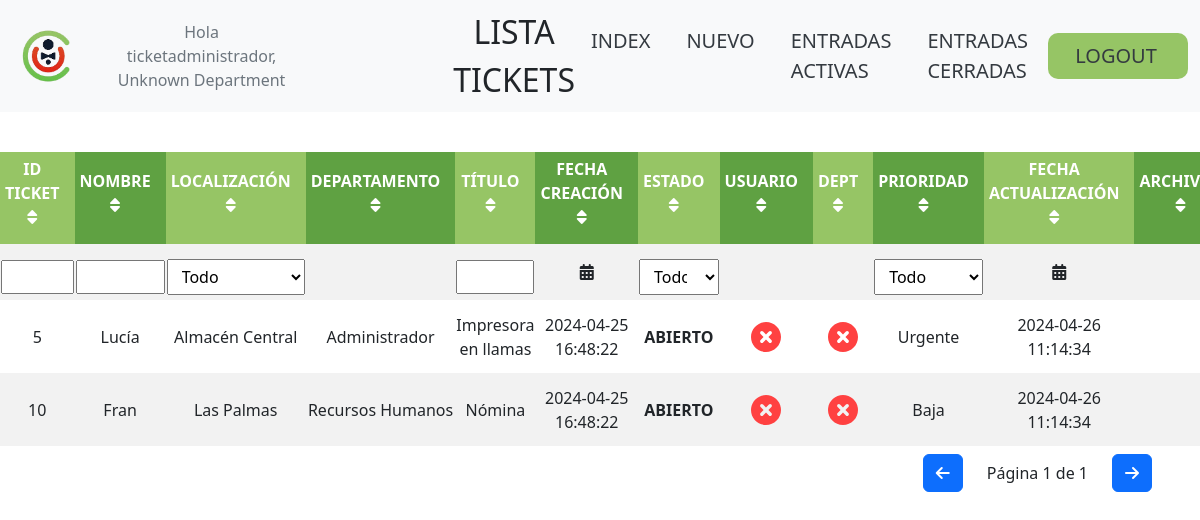
/ (signed in), run on the app's committed database.
### tables this page shows
CREATE TABLE tickets (
    id_ticket INT AUTO_INCREMENT PRIMARY KEY,
    id_departamento INT NOT NULL,
    titulo varchar(32) NOT NULL,
    nombre varchar(32) NOT NULL,
    localizacion varchar(32) NOT NULL,
    prioridad varchar(32) NOT NULL,
    descripcion varchar(256),
    categoria varchar(32) NOT NULL,
    estado varchar(32) NOT NULL,
    check_usuario tinyint(1) NOT NULL,
    check_dept tinyint(1) NOT NULL,
    fecha_creacion DATETIME NOT NULL,
    fecha_actualizacion DATETIME NOT NULL,
    oculto tinyint(1) NOT NULL DEFAULT 0,
    leido_localizacion tinyint(1) NOT NULL DEFAULT 0,
    leido_departamento tinyint(1) NOT NULL DEFAULT 0,
    CONSTRAINT fk_id_departamento FOREIGN KEY (id_departamento) REFERENCES departamentos(id_departamento) ON DELETE CASCADE
);

CREATE TABLE departamentos (
    id_departamento INT AUTO_INCREMENT PRIMARY KEY,
    nombre_departamento varchar(32) NOT NULL
);

### includes/tickets.php (the view, shortened to what this page needs)
<?php
$result = $conn->query($sql);
if ($result->num_rows > 0) {
    echo "<div class='table-responsive'>";
    echo "<table id='myTable'>";
    echo "<thead>";
    echo "<tr>";
    echo "<th class='sort-by'>
            <a href='#' data-column='0' class='hover-me'>ID Ticket <i class='fas fa-sort'></i></a>
            <div class='tooltip'>Ordenar por ID Ticket</div>
          </th>";
    echo "<th class='sort-by'>
            <a href='#' data-column='1' class='hover-me'>Nombre <i class='fas fa-sort'></i></a>
            <div class='tooltip'>Ordenar por Nombre</div>
          </th>";
    echo "<th class='sort-by'>
            <a href='#' data-column='2' class='hover-me'>Localización <i class='fas fa-sort'></i></a>
            <div class='tooltip'>Ordenar por Localización</div>
          </th>";
    echo "<th class='sort-by'>
            <a href='#' data-column='3' class='hover-me'>Departamento <i class='fas fa-sort'></i></a>
            <div class='tooltip'>Ordenar por Departamento</div>
          </th>";
    echo "<th class='sort-by'>
            <a href='#' data-column='4' class='hover-me'>Título <i class='fas fa-sort'></i></a>
            <div class='tooltip'>Ordenar por Título</div>
          </th>";
    echo "<th class='sort-by'>
            <a href='#' data-column='5' class='hover-me'>Fecha Creación <i class='fas fa-sort'></i></a>
            <div class='tooltip'>Ordenar por Fecha Creación</div>
          </th>";
    echo "<th class='sort-by'>
            <a href='#' data-column='6' class='hover-me'>Estado <i class='fas fa-sort'></i></a>
            <div class='tooltip'>Ordenar por Estado</div>
          </th>";
    echo "<th class='sort-by'>
            <a href='#' data-column='7'>Usuario <i class='fas fa-sort'></i></a>
          </th>";
    echo "<th class='sort-by'>
            <a href='#' data-column='8'>Dept <i class='fas fa-sort'></i></a>
          </th>";
    echo "<th class='sort-by'>
            <a href='#' data-column='9' class='hover-me'>Prioridad <i class='fas fa-sort'></i></a>
            <div class='tooltip'>Ordenar por Prioridad</div>
          </th>";
    echo "<th class='sort-by'>
            <a href='#' data-column='10' class='hover-me'>Fecha Actualización <i class='fas fa-sort'></i></a>
            <div class='tooltip'>Ordenar por Fecha Actualización</div>
          </th>";
    echo "<th class='sort-by'>
            <a href='#' data-column='11'>Archivos <i class='fas fa-sort'></i></a>
          </th>";
    echo "</tr>";
    echo "<tr>";
    echo "<td><input type='text' class='filter-input' data-column='0'></td>";
    echo "<td><input type='text' class='filter-input' data-column='1'></td>";
    if (isset($_SESSION['loggedin'])) {
        echo "<td><select class='filter-select' data-column='2'>
                <option value=''>Todo</option>
                <option value='Almacén Central'>Almacén Central</option>
                <option value='Las Palmas'>Las Palmas</option>
                <option value='S. Fernando'>S. Fernando</option>
                <option value='S/C Tenerife'>S/C Tenerife</option>
                <option value='Americas'>Americas</option>
                <option value='Pto. Rosario'>Pto. Rosario</option>
                <option value='Pto. Cruz'>Pto. Cruz</option>
                <option value='Lanzarote'>Lanzarote</option>
                <option value='Cristianos'>Cristianos</option>
                <option value='La Laguna'>La Laguna</option>
                <option value='Morro Jable'>Morro Jable</option>
                <option value='Galdar'>Galdar</option>
                <option value='M. Larache'>M. Larache</option>
                <option value='Vecindario'>Vecindario</option>
                <option value='LEOS'>LEOS</option>
                <option value='Travieso'>Travieso</option>
                <option value='Telde'>Telde</option>
                <option value='La Palma'>La Palma</option>
                <option value='Arguineguín'>Arguineguín</option>
                <option value='Jinamar'>Jinamar</option>
                </select></td>";
    } else {
        echo "<td></td>";
    }
    if (isset($_SESSION['loggedin'])) {
        echo "<td></td>";
    }
    echo "<td><input type='text' class='filter-input' data-column='4'></td>";
    echo '<td>';
    echo '<div class="date-inputs-container">';
    echo '<i class="fas fa-calendar-alt date-filter-icon" onclick="toggleDateInputs(this)"></i>';
    echo '</div>';
    echo '</td>';
    echo "<td><select class='filter-select' data-column='6'>
                  <option value=''>Todo</option>
                  <option value='Abierto'>Abierto</option>
                  <option value='En Progreso'>En Progreso</option>
                  <option value='En Espera'>En Espera</option>
              </select></td>";
    echo "<td></td>";
    echo "<td></td>";
    echo "<td><select class='filter-select' data-column='9'>
                  <option value=''>Todo</option>
                  <option value='Nuevo'>Nuevo</option>
                  <option value='Urgente'>Urgente</option>
                  <option value='Alta'>Alta</option>
                  <option value='Media'>Media</option>
                  <option value='Baja'>Baja</option>
              </select></td>";
    echo "<td>";
    echo '<div class="date-inputs-container">';
    echo '<i class="fas fa-calendar-alt date-filter-icon" onclick="toggleDateInputsLastUpdated(this)"></i>';
    echo '</div>';
    echo '</td>';
    echo "<td></td>";
    echo "</tr>";
    echo "</thead>";
    echo "<tbody>";
    while ($row = $result->fetch_assoc()) {
        echo "<tr>";
        echo "<td class='incident-id' data-column='0'>" . $row["id_ticket"] . "</td>";
        echo "<td data-column='1'>" . $row["nombre"] . "</td>";
        echo "<td data-column='2'>" . $row["localizacion"] . "</td>";
        echo "<td data-column='3'>" . $row["nombre_departamento"] . "</td>";
        echo "<td data-column='4'>" . $row["titulo"] . "</td>";
        echo "<td data-column='5'>" . $row["fecha_creacion"] . "</td>";
        echo "<td class='Status' data-column='6'>" . $row["estado"] . "</td>";
        echo "<td data-column='7'>";
        if ($row["check_usuario"] == 0) {
            echo "<img src='assets/red-x-icon.svg' alt='file icon' class='hover-me statusIcons'>
            <div class='tooltip'>Usuario marcado como sin resolver</div>";
        } else {
            echo "<img src='assets/done-icon.svg' alt='file icon' class='hover-me statusIcons'>
            <div class='tooltip'>Usuario marcado como solucionado</div>";
        }
        echo "</td>";
        echo "<td data-column='8'>";
        if ($row["check_dept"] == 0) {
            echo "<img src='assets/red-x-icon.svg' alt='file icon' class='hover-me statusIcons'>
            <div class='tooltip'>Departamento marcado como sin resolver</div>";
        } else {
            echo "<img src='assets/done-icon.svg' alt='file icon' class='hover-me statusIcons'>
            <div class='tooltip'>Departamento marcado como resuelto</div>";
        }
        echo "</td>";
        echo "<td data-column='9'>" . $row["prioridad"] . "</td>";
        echo "<td class='Last_Updated' data-column='10'>" . $row["fecha_actualizacion"] . "</td>";
        echo "<td data-column='11'>";
        echo "</td>";
        echo "</tr>";
    }
} else {
    echo "<tr><td colspan='11'>No se han encontrado tickets.</td></tr>";
}
echo "</tbody>";
echo "</table>";
echo "</div>";
echo "<div class='pagination d-flex justify-content-end align-items-center px-5 py-2'>";
echo "<button id='prevPageBtn' class='btn btn-primary me-3'><i class='fa-solid fa-arrow-left'></i></button>";
echo "<span class='pt-0 px-2'>Página <span id='currentPage'></span> de <span id='totalPages'></span></span>";
echo "<button id='nextPageBtn' class='btn btn-primary ms-3'><i class='fa-solid fa-arrow-right'></i></button>";
echo "</div>";
?>

### css/ticket_table_style.css (style rules this page uses)
body { margin: 0 auto; width: 100vw; text-align: center; font-family: Verdana, Geneva, Tahoma, sans-serif; }
table { margin: 0 auto; width: 95%; text-align: center; border-collapse: collapse; }
thead { display: table-header-group; }
th, td { text-align: center; }
th { padding: 5px 15px 15px 5px; width: 550px; height: 50px; font-size: 1em; display: table-cell; text-transform: uppercase; font-weight: 800; background-color: #96c565; border: 21px gray solid; cursor: pointer; }
th:nth-child(12) { width: 120px; }
th:nth-child(even) { background-color: #5fa142; }
tr:nth-child(even) { background-color: #f2f2f2; }
th a, td a { text-decoration: none; color: white; display: block; width: 100%; }
button { background-color: #4caf50; font-size: 1em; color: white; padding: 10px 10px; border: none; cursor: pointer; }
.Status { font-weight: bold; text-transform: uppercase; }
.statusIcons { width: 30px; height: 30px; object-fit: contain; }
.filter-input { width: 100%; padding: 3px; box-sizing: border-box; margin-top: 10px; }
.filter-select { width: 100%; padding: 5px 15px 5px 10px; box-sizing: border-box; margin-top: 10px; }
.date-inputs-container { position: relative; justify-content: center; align-items: center; }
.date-filter-icon { cursor: pointer; }

### data on the page
tickets: id_ticket "5", nombre "Lucía", localizacion "Almacén Central", id_departamento.nombre_departamento "Administrador", titulo "Impresora en llamas", fecha_creacion "2024-04-25 16:48:22", estado "ABIERTO", check_usuario 0 (drawn), check_dept 0 (drawn), prioridad "Urgente", fecha_actualizacion "2024-04-26 11:14:34"
tickets: id_ticket "10", nombre "Fran", localizacion "Las Palmas", id_departamento.nombre_departamento "Recursos Humanos", titulo "Nómina", fecha_creacion "2024-04-25 16:48:22", estado "ABIERTO", check_usuario 0 (drawn), check_dept 0 (drawn), prioridad "Baja", fecha_actualizacion "2024-04-26 11:14:34"

### other printed values
$user "ticketadministrador"
$dept "Unknown Department"
$pageTitle "LISTA TICKETS"
